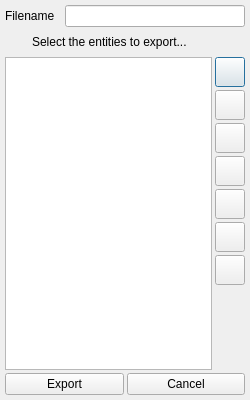
<?xml version="1.0" encoding="UTF-8"?>
<ui version="4.0">
 <class>QOmgExporterDialog</class>
 <widget class="QDialog" name="QOmgExporterDialog">
  <property name="geometry">
   <rect>
    <x>0</x>
    <y>0</y>
    <width>250</width>
    <height>400</height>
   </rect>
  </property>
  <property name="minimumSize">
   <size>
    <width>250</width>
    <height>300</height>
   </size>
  </property>
  <property name="maximumSize">
   <size>
    <width>250</width>
    <height>600</height>
   </size>
  </property>
  <property name="windowTitle">
   <string>Dialog</string>
  </property>
  <layout class="QVBoxLayout" name="verticalLayout_2">
   <property name="spacing">
    <number>3</number>
   </property>
   <property name="leftMargin">
    <number>5</number>
   </property>
   <property name="topMargin">
    <number>5</number>
   </property>
   <property name="rightMargin">
    <number>5</number>
   </property>
   <property name="bottomMargin">
    <number>5</number>
   </property>
   <item>
    <layout class="QHBoxLayout" name="horizontalLayout_2">
     <item>
      <widget class="QLabel" name="label">
       <property name="text">
        <string>Filename</string>
       </property>
      </widget>
     </item>
     <item>
      <spacer name="horizontalSpacer">
       <property name="orientation">
        <enum>Qt::Horizontal</enum>
       </property>
       <property name="sizeHint" stdset="0">
        <size>
         <width>40</width>
         <height>20</height>
        </size>
       </property>
      </spacer>
     </item>
     <item>
      <widget class="QLineEdit" name="fileName">
       <property name="minimumSize">
        <size>
         <width>180</width>
         <height>0</height>
        </size>
       </property>
       <property name="maximumSize">
        <size>
         <width>180</width>
         <height>16777215</height>
        </size>
       </property>
      </widget>
     </item>
    </layout>
   </item>
   <item>
    <layout class="QHBoxLayout" name="horizontalLayout_3">
     <item>
      <widget class="QLabel" name="label_2">
       <property name="minimumSize">
        <size>
         <width>24</width>
         <height>24</height>
        </size>
       </property>
       <property name="maximumSize">
        <size>
         <width>24</width>
         <height>24</height>
        </size>
       </property>
       <property name="text">
        <string/>
       </property>
       <property name="pixmap">
        <pixmap resource="images.qrc">:/Media/omega.png</pixmap>
       </property>
       <property name="scaledContents">
        <bool>true</bool>
       </property>
      </widget>
     </item>
     <item>
      <widget class="QLabel" name="label_3">
       <property name="text">
        <string>Select the entities to export...</string>
       </property>
      </widget>
     </item>
    </layout>
   </item>
   <item>
    <layout class="QHBoxLayout" name="horizontalLayout_5">
     <item>
      <widget class="QListWidget" name="entitiesList"/>
     </item>
     <item>
      <layout class="QVBoxLayout" name="verticalLayout">
       <item>
        <widget class="QPushButton" name="pbPlayers">
         <property name="minimumSize">
          <size>
           <width>30</width>
           <height>30</height>
          </size>
         </property>
         <property name="maximumSize">
          <size>
           <width>30</width>
           <height>30</height>
          </size>
         </property>
         <property name="text">
          <string/>
         </property>
         <property name="icon">
          <iconset resource="images.qrc">
           <normaloff>:/Media/character.png</normaloff>:/Media/character.png</iconset>
         </property>
        </widget>
       </item>
       <item>
        <widget class="QPushButton" name="pbEnemies">
         <property name="minimumSize">
          <size>
           <width>30</width>
           <height>30</height>
          </size>
         </property>
         <property name="maximumSize">
          <size>
           <width>30</width>
           <height>30</height>
          </size>
         </property>
         <property name="text">
          <string/>
         </property>
         <property name="icon">
          <iconset resource="images.qrc">
           <normaloff>:/Media/enemy.png</normaloff>:/Media/enemy.png</iconset>
         </property>
        </widget>
       </item>
       <item>
        <widget class="QPushButton" name="pbItems">
         <property name="minimumSize">
          <size>
           <width>30</width>
           <height>30</height>
          </size>
         </property>
         <property name="maximumSize">
          <size>
           <width>30</width>
           <height>30</height>
          </size>
         </property>
         <property name="text">
          <string/>
         </property>
         <property name="icon">
          <iconset resource="images.qrc">
           <normaloff>:/Media/item.png</normaloff>:/Media/item.png</iconset>
         </property>
        </widget>
       </item>
       <item>
        <widget class="QPushButton" name="pbSceneObj">
         <property name="minimumSize">
          <size>
           <width>30</width>
           <height>30</height>
          </size>
         </property>
         <property name="maximumSize">
          <size>
           <width>30</width>
           <height>30</height>
          </size>
         </property>
         <property name="text">
          <string/>
         </property>
         <property name="icon">
          <iconset resource="images.qrc">
           <normaloff>:/Media/sceneobj.png</normaloff>:/Media/sceneobj.png</iconset>
         </property>
        </widget>
       </item>
       <item>
        <widget class="QPushButton" name="pbWeapons">
         <property name="minimumSize">
          <size>
           <width>30</width>
           <height>30</height>
          </size>
         </property>
         <property name="maximumSize">
          <size>
           <width>30</width>
           <height>30</height>
          </size>
         </property>
         <property name="text">
          <string/>
         </property>
         <property name="icon">
          <iconset resource="images.qrc">
           <normaloff>:/Media/gun.png</normaloff>:/Media/gun.png</iconset>
         </property>
        </widget>
       </item>
       <item>
        <widget class="QPushButton" name="pbBuildUpObj">
         <property name="minimumSize">
          <size>
           <width>30</width>
           <height>30</height>
          </size>
         </property>
         <property name="maximumSize">
          <size>
           <width>30</width>
           <height>30</height>
          </size>
         </property>
         <property name="text">
          <string/>
         </property>
         <property name="icon">
          <iconset resource="images.qrc">
           <normaloff>:/Media/wall.png</normaloff>:/Media/wall.png</iconset>
         </property>
        </widget>
       </item>
       <item>
        <widget class="QPushButton" name="pbMaps">
         <property name="minimumSize">
          <size>
           <width>30</width>
           <height>30</height>
          </size>
         </property>
         <property name="maximumSize">
          <size>
           <width>30</width>
           <height>30</height>
          </size>
         </property>
         <property name="text">
          <string/>
         </property>
         <property name="icon">
          <iconset resource="images.qrc">
           <normaloff>:/Media/map.png</normaloff>:/Media/map.png</iconset>
         </property>
        </widget>
       </item>
       <item>
        <spacer name="verticalSpacer">
         <property name="orientation">
          <enum>Qt::Vertical</enum>
         </property>
         <property name="sizeHint" stdset="0">
          <size>
           <width>20</width>
           <height>40</height>
          </size>
         </property>
        </spacer>
       </item>
      </layout>
     </item>
    </layout>
   </item>
   <item>
    <layout class="QHBoxLayout" name="horizontalLayout">
     <item>
      <widget class="QPushButton" name="pbExport">
       <property name="text">
        <string>Export</string>
       </property>
       <property name="icon">
        <iconset resource="images.qrc">
         <normaloff>:/Media/export.png</normaloff>:/Media/export.png</iconset>
       </property>
      </widget>
     </item>
     <item>
      <widget class="QPushButton" name="pbCancel">
       <property name="text">
        <string>Cancel</string>
       </property>
       <property name="icon">
        <iconset resource="images.qrc">
         <normaloff>:/Media/delete.png</normaloff>:/Media/delete.png</iconset>
       </property>
      </widget>
     </item>
    </layout>
   </item>
  </layout>
 </widget>
 <resources>
  <include location="images.qrc"/>
 </resources>
 <connections/>
</ui>
